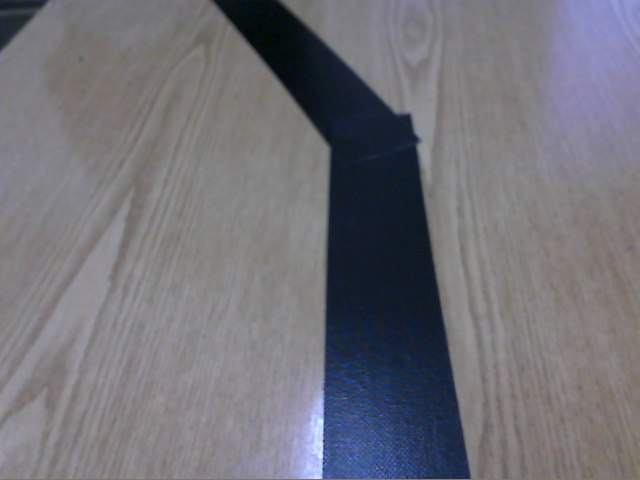
//> input picture line.jpg, 640 x 480 px
$ ./main   (built with g++ and OpenCV 4)
//> lines starting //> are read from the running program, lines starting //| are printed output that depends on the picture; after the words box and inside, x2 and y2 are one past the last pixel; in counts of white or black regions, pixels touching at a corner belong together
#include "opencv2/imgcodecs.hpp"
#include "opencv2/highgui.hpp"
#include "opencv2/imgproc.hpp"
using namespace cv;
using namespace std;

int main(int argc, char** argv)
{
    // Declare the output variables
    Mat dst, cdst, cdstP;
    const char* filename = "line.jpg";
    // Loads an image
    Mat src = imread( filename, IMREAD_GRAYSCALE );
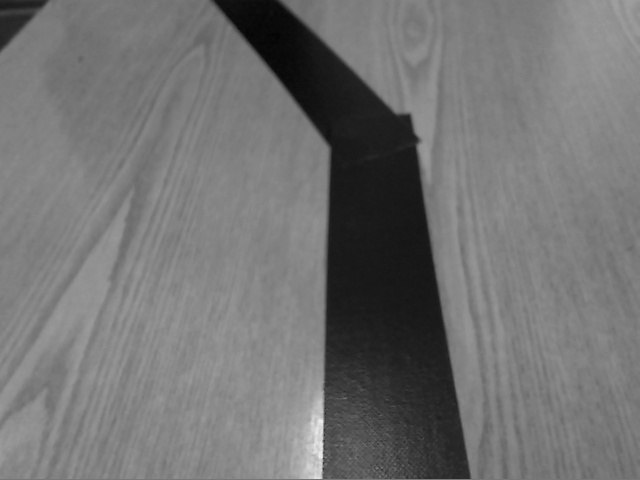
//> src: 480 rows x 640 cols, CV_8UC1; min 3, max 247, mean 114.4
    // Check if image is loaded fine
    if(src.empty()){
        printf(" Error opening image\n");
        return -1;
    }
    imshow("Source", src);
    waitKey();
    GaussianBlur(src, dst, Size(5,5), 0);
    imshow("GaussianBlur", dst);
    waitKey();
    // Edge detection
    Canny(dst, dst, 120, 180);
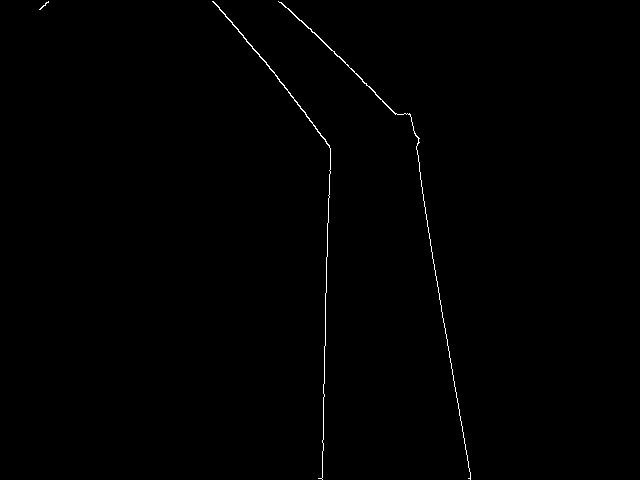
//> dst: 480 rows x 640 cols, CV_8UC1; 0.4% white in thin lines or dots, all inside (x1, y1, x2, y2) = (39, 1, 471, 480)
    imshow("Edge", dst);
    waitKey();

    // Copy edges to the images that will display the results in BGR
    cvtColor(dst, cdst, COLOR_GRAY2BGR);
    cdstP = cdst.clone();
    // Standard Hough Line Transform
    vector<Vec2f> lines; // will hold the results of the detection
    HoughLines(dst, lines, 1, CV_PI/180, 150); // runs the actual detection
//> lines = 2 lines (rho, theta): [-381, 2.97], [-199, 2.36]
    // Draw the lines
    for( size_t i = 0; i < lines.size(); i++ )
    {
        float rho = lines[i][0], theta = lines[i][1];
        Point pt1, pt2;
        double a = cos(theta), b = sin(theta);
        double x0 = a*rho, y0 = b*rho;
        pt1.x = cvRound(x0 + 1000*(-b));
        pt1.y = cvRound(y0 + 1000*(a));
        pt2.x = cvRound(x0 - 1000*(-b));
        pt2.y = cvRound(y0 - 1000*(a));
        line( cdst, pt1, pt2, Scalar(0,0,255), 3, CV_AA);
    }
//> this loop made 2 passes
//> (rho, theta, a, b, x0, y0) on passes 1 to 2: (-381, 2.97, -0.985, 0.174, 375.2, -66.16), (-199, 2.36, -0.707, 0.707, 140.7, -140.7)
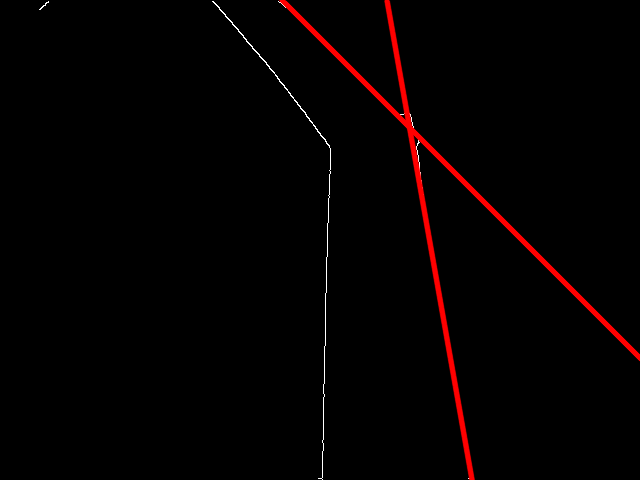
//> cdst: 480 rows x 640 cols, CV_8UC3; mean B, G, R 0.6, 0.6, 4.9
    // Probabilistic Line Transform
    vector<Vec4i> linesP; // will hold the results of the detection
    HoughLinesP(dst, linesP, 1, CV_PI/180, 50, 50, 10 ); // runs the actual detection
//> linesP = 7 lines (x1, y1, x2, y2): [427, 226, 470, 475], [323, 450, 326, 257], [310, 28, 395, 113], [218, 6, 277, 76], [268, 66, 330, 148], [415, 133, 433, 259], [327, 256, 330, 149]
    // Draw the lines
    for( size_t i = 0; i < linesP.size(); i++ )
    {
        Vec4i l = linesP[i];
        line( cdstP, Point(l[0], l[1]), Point(l[2], l[3]), Scalar(0,0,255), 3, LINE_AA);
    }
//> this loop made 7 passes
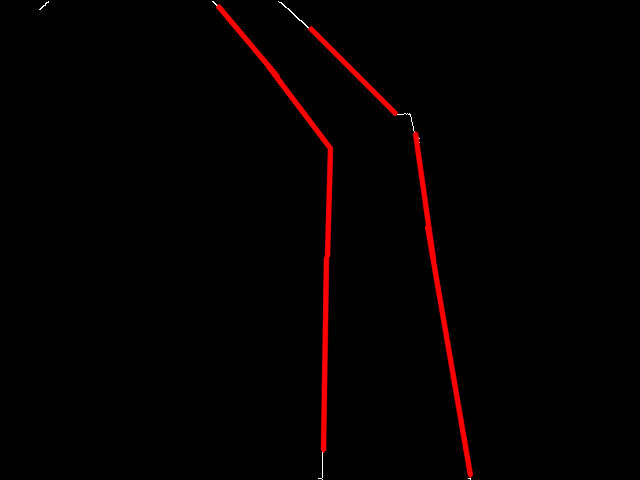
//> cdstP: 480 rows x 640 cols, CV_8UC3; mean B, G, R 0.1, 0.1, 4.4
    // Show results
    imshow("Detected Lines (in red) - Standard Hough Line Transform", cdst);
    waitKey();
    imshow("Detected Lines (in red) - Probabilistic Line Transform", cdstP);
    waitKey();
    // Wait and Exit
    waitKey();
    return 0;
}
